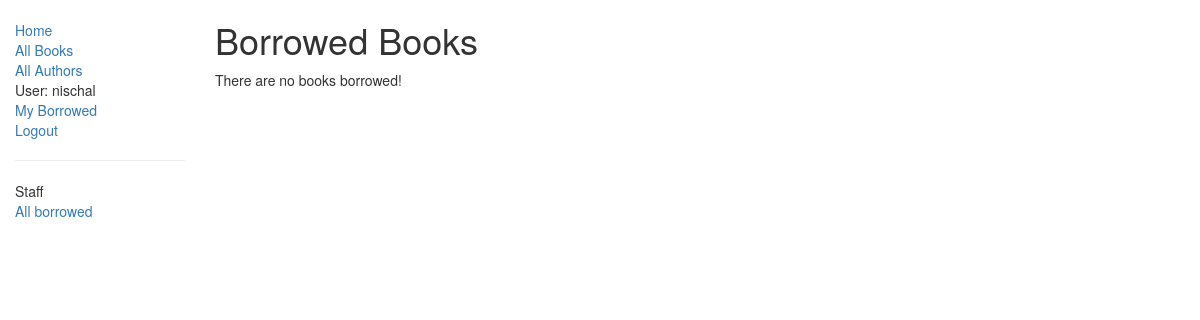
The app's page /catalog/borrowed/ (signed in), older data.
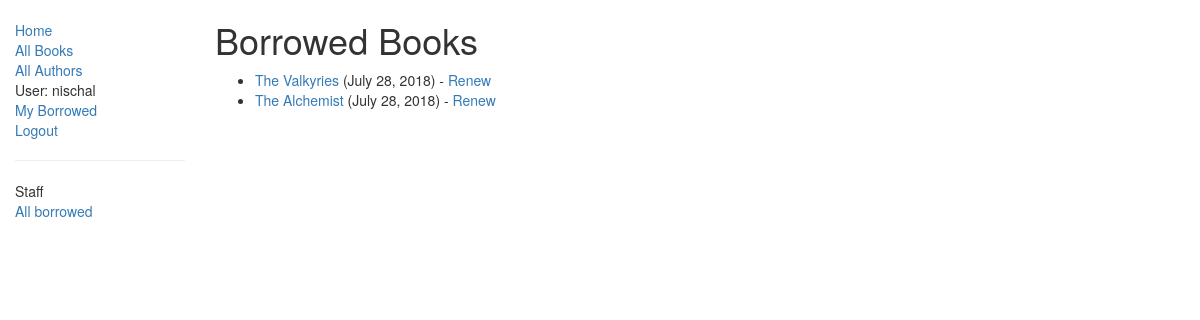
The same page, newer data.
### catalog/models.py (models this page shows, shortened)
class BookInstance(models.Model):
	id = models.UUIDField(primary_key=True, default=uuid.uuid4, help_text='Unique ID for the particular book across the entire library')
	book = models.ForeignKey('Book', on_delete=models.SET_NULL, null=True)
	imprint = models.CharField(max_length=200)
	due_back = models.DateField(null=True, blank=True)
	borrower = models.ForeignKey(User, on_delete=models.SET_NULL, null=True, blank=True)
	@property
	def is_overdue(self):
		if self.due_back and date.today() > self.due_back:
			return True
		return False
	LOAN_STATUS = (
		('m', 'Maintenance'),
		('o', 'On Loan'),
		('a', 'Available'),
		('r', 'Reserved'),
	)
	status = models.CharField(max_length=1, choices=LOAN_STATUS, blank=True, default='m', help_text='Book Availability')
	class Meta:
		ordering = ['due_back']
		permissions = (('can_marked_returned', 'Set book as returned'), )

class Book(models.Model):
	title = models.CharField(max_length=200)
	author = models.ForeignKey('Author', on_delete=models.SET_NULL, null=True)
	summary = models.TextField(max_length=1000, help_text='Enter a brief descrption of the book')
	isbn = models.CharField('ISBN', max_length=13, help_text='13 Character ISBN Number')
	genre = models.ManyToManyField(Genre, help_text='Select a genre for this book')
	language = models.ForeignKey(Language, on_delete=models.SET_NULL, null=True)
	def display_genre(self):
		return ', '.join([genre.name for genre in self.genre.all()[:3]])
	display_genre.short_description = 'Genre'

### catalog/views.py (the view)
class LoanedBooksAllListView(PermissionRequiredMixin, ListView):
    model = BookInstance
    permission_required = 'catalog.can_mark_returned'
    template_name ='catalog/bookinstance_list_borrowed_all.html'
    paginate_by = 5
    def get_queryset(self):
        return BookInstance.objects.filter(status__exact='o').order_by('due_back')

### catalog/templates/catalog/bookinstance_list_borrowed_all.html
{% extends "base_generic.html" %}
{% block content %}
    <h1>Borrowed Books</h1>
    {% if bookinstance_list %}
    <ul>
        {% for bookinst in bookinstance_list %}
        <li class="{% if bookinst.is_overdue %}text-danger{% endif %}">
            <a href="{% url "catalog:book-detail" bookinst.book.pk %}">{{ bookinst.book.title }}</a> ({{ bookinst.due_back }}) {% if perms.catalog.can_mark_returned %}- <a href="{% url 'catalog:renew-book-librarian' bookinst.id %}">Renew</a>  {% endif %}
        {% endfor %}
    </ul>
    {% else %}
        <p>There are no books borrowed!</p>
    {% endif %}
{% endblock content %}

Row changes from the older to the newer data that the page shows:
added BookInstance: book "The Valkyries", due_back "July 28, 2018"
added BookInstance: book "The Alchemist", due_back "July 28, 2018"
Text that changed along with them:
text no longer shown: "There are no books borrowed!"
